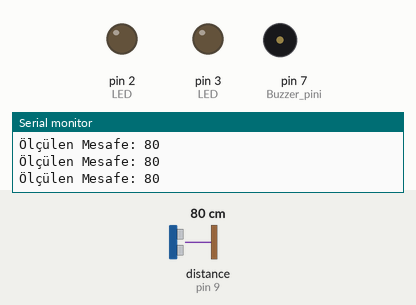
This sketch was run on a simulated Arduino Uno, built with avr-gcc and run on an emulated ATmega328P. On the bench: output pins drawn as LEDs (lit = HIGH), buzzer (waves = sounding, pin HIGH), the last lines printed to the serial monitor. Wiring (inferred from the names in the program): ultrasonic range finder: trigger pin 8; echo pin 9. The test bench sets the inputs (shaded band); at power-on: distance to the obstacle (sensor on pin 9) 80 cm. The echo pulse lasts 58.3 µs per cm; pins used as bus, display or sensor lines are not drawn.

Above: at 1.2 s.
1.3 s: distance to the obstacle (sensor on pin 9) set to 56 cm
4.3 s: distance to the obstacle (sensor on pin 9) set to 45 cm
At 4.7 s:
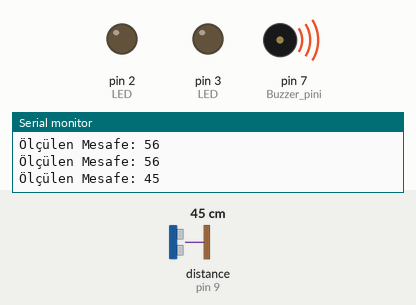
7.3 s: distance to the obstacle (sensor on pin 9) set to 34 cm
10.3 s: distance to the obstacle (sensor on pin 9) set to 27 cm
At 10.85 s:
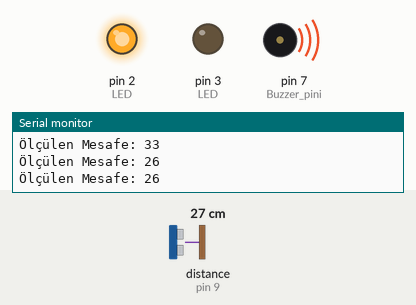
13.3 s: distance to the obstacle (sensor on pin 9) set to 12 cm
16.3 s: distance to the obstacle (sensor on pin 9) set to 9 cm
At 17.4 s:
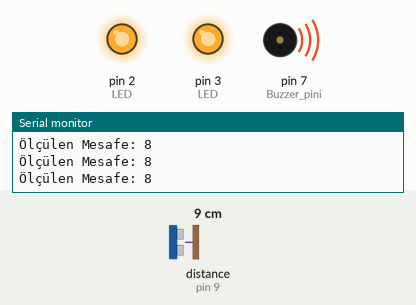
Timing chart, 0 to 18.8 s (numbered marks = the images above; inputs shaded):
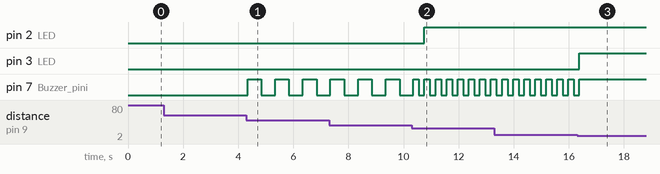

The sketch:

sketch_apr29b.ino
```cpp
void setup() {
  Serial.begin(9600);
  pinMode(8, OUTPUT); // Ultrasonik sensörün tetikleme pini
  pinMode(9, INPUT);  // Ultrasonik sensörün echo pini
  pinMode(7, OUTPUT); // Buzzer pini
  pinMode(1, OUTPUT); // 1. LED
  pinMode(2, OUTPUT); // 2. LED
  pinMode(3, OUTPUT); // 3. LED
}

void loop() {
  // Ultrasonik sensörden mesafe ölçümü
  digitalWrite(8, HIGH);
  delayMicroseconds(10);
  digitalWrite(8, LOW);

  int sure = pulseIn(9, HIGH); // Echo piniyle zamanı ölç
  int mesafe = (sure / 2) / 28.97; // Mesafeyi hesapla (cm)

  Serial.print("Ölçülen Mesafe: ");
  Serial.println(mesafe);

  // Buzzer kontrolü
  if (mesafe >= 0 && mesafe < 10) {
    // Sürekli ses çıkar
    digitalWrite(7, HIGH);
    digitalWrite(1, HIGH); // 1. LED
    digitalWrite(2, HIGH); // 2. LED
    digitalWrite(3, HIGH); // 3. LED
  }
  else if (mesafe >= 10 && mesafe < 30) {
    // Kesik kesik ses çıkar
    digitalWrite(7, HIGH);
    delay(200); // 200 ms açık
    digitalWrite(7, LOW);
    delay(200); // 200 ms kapalı
    digitalWrite(1, HIGH); // 1. LED
    digitalWrite(2, HIGH); // 2. LED
    digitalWrite(3, LOW);  // 3. LED kapalı
  }
  else if (mesafe >= 30 && mesafe < 50) {
    // Çok kesik kesik ses çıkar
    digitalWrite(7, HIGH);
    delay(500); // 500 ms açık
    digitalWrite(7, LOW);
    delay(500); // 500 ms kapalı
    digitalWrite(1, HIGH); // 1. LED
    digitalWrite(2, LOW);  // 2. LED kapalı
    digitalWrite(3, LOW);  // 3. LED kapalı
  }
  else {
    // Hiç ses çıkarma
    digitalWrite(7, LOW);
     digitalWrite(1, LOW); // Tüm LED'ler kapalı
     digitalWrite(2, LOW);
     digitalWrite(3, LOW);
  }


}
```

Measured:
- the behaviour switches between 51 and 50 cm on distance to the obstacle (sensor on pin 9) (found by bisection; images 0 and 1)
- the behaviour switches between 31 and 30 cm on distance to the obstacle (sensor on pin 9) (found by bisection; images 1 and 2)
- the behaviour switches between 11 and 10 cm on distance to the obstacle (sensor on pin 9) (found by bisection; images 2 and 3)
- after the input at 4.3 s, pin 7 (Buzzer_pini): alternates HIGH for 0.50 s and LOW for 0.50 s, starting at once
- after the input at 10.3 s, pin 2 (LED): LOW → HIGH after 0.46 s; pin 7 (Buzzer_pini): alternates HIGH for 0.20 s and LOW for 0.20 s, starting after 0.26 s
- after the input at 16.3 s, pin 3 (LED): LOW → HIGH after 0.09 s; pin 7 (Buzzer_pini): goes on until 16.4 s, then stays HIGH
